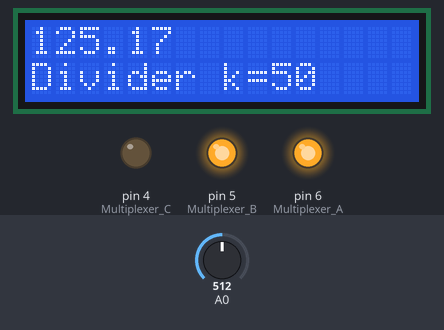
This sketch was run on a simulated Arduino Uno, built with avr-gcc and run on an emulated ATmega328P. Parts: 16×2 character LCD, output pins drawn as LEDs (lit = HIGH). The inputs (shaded band) are chosen by the test bench; at power-on: A0 = 512.

Above: at 1.2 s.
1.3 s: A0 set to 428
At 2.4 s:
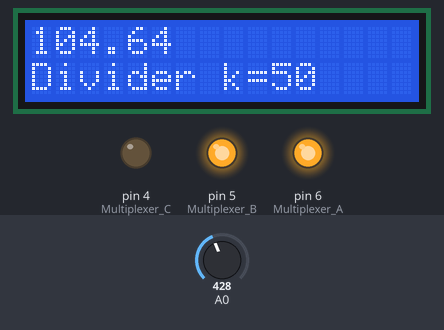
3.1 s: A0 set to 395
At 3.6 s:
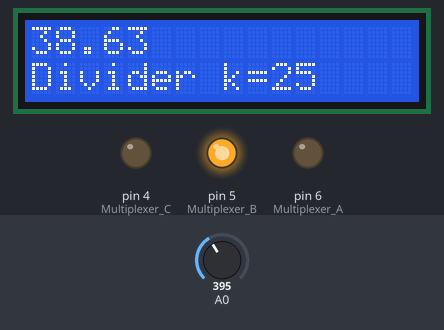
4.6 s: A0 set to 110
At 5.8 s:
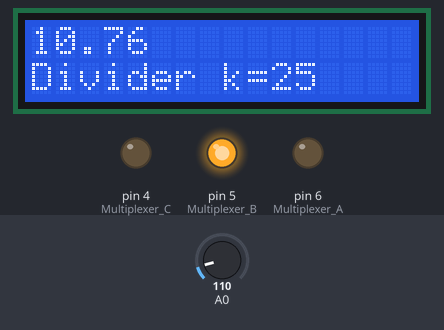
6.1 s: A0 set to 97
At 7.3 s:
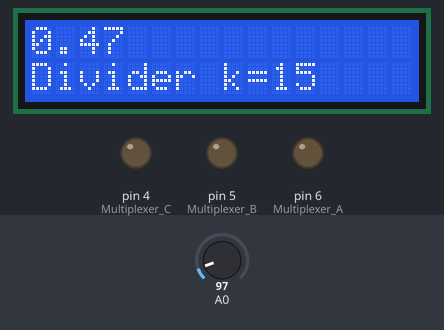
Timing chart, 0 to 8.7 s (numbered marks = the images above; inputs shaded):
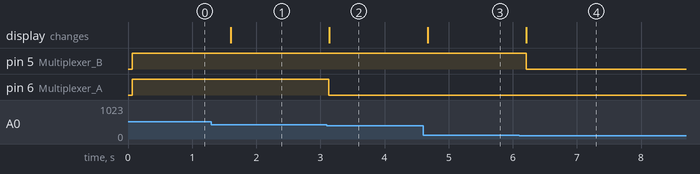

Measured:
- the behaviour switches between 410 and 409 on A0 (found by bisection; images 1 and 2)
- the behaviour switches between 103 and 102 on A0 (found by bisection; images 3 and 4)
- after the input at 1.3 s, the display: changes after 0.31 s (image 1)
- after the input at 3.1 s, pin 6 (Multiplexer_A): HIGH → LOW at once; the display: changes at once (image 2)
- after the input at 4.6 s, the display: changes after 0.08 s (image 3)
- after the input at 6.1 s, pin 5 (Multiplexer_B): HIGH → LOW after 0.11 s; the display: changes after 0.11 s (image 4)

The sketch:

Code.ino
```cpp
#include <LiquidCrystal.h>
LiquidCrystal LCD( 12, 11, 3, 2,1 ,0 );

int Multiplexer_A = 6;
int Multiplexer_B = 5;
int Multiplexer_C = 4;


float r2=10000.0;
float r3=10000.0;
float r4=25000.0;
float r5=1315.0;
float r6=50000.0;
float r7=1020.0;

float tv,rv;
int k;
float read_A0_adc(){
  int adc_voltage=analogRead(A0);
  float tmp_voltage=(adc_voltage/1023.0)*5.0;
  return tmp_voltage;
}
float real_voltage_calculation(int chanel,float tmp_voltage){
  float R_f,R_s,real_voltage;
  if(chanel==3){R_f=r6; R_s=r7;}
  if(chanel==2){R_f=r4; R_s=r5;}
  if(chanel==1){R_f=r2; R_s=r3;}
  real_voltage=tmp_voltage*(R_f+R_s)/R_s;
  return real_voltage;
}

void setup() {
  LCD.begin(16,2);
  pinMode(A0,INPUT);
  pinMode(Multiplexer_A,OUTPUT);
  pinMode(Multiplexer_B,OUTPUT);
  pinMode(Multiplexer_C,OUTPUT);
}

void loop() {
  digitalWrite(Multiplexer_A, HIGH);
  digitalWrite(Multiplexer_B, HIGH);
  digitalWrite(Multiplexer_C, LOW);

  tv=read_A0_adc();
  rv=real_voltage_calculation(3,tv);
  k=50;

  if(rv<100){
      digitalWrite(Multiplexer_A, LOW);
      tv=read_A0_adc();
      rv=real_voltage_calculation(2,tv);
      k=25;
      if (rv<10){
         digitalWrite(Multiplexer_A, HIGH);
         digitalWrite(Multiplexer_B, LOW);
          tv=read_A0_adc();
          rv=real_voltage_calculation(1,tv);
          k=2;
          if(rv<5){
            digitalWrite(Multiplexer_A, LOW);
            tv=read_A0_adc();
            rv=tv;
            k=1;
          }
      }
  }
  LCD.setCursor(0,0);
  LCD.print("                            ");
  LCD.setCursor(0,0);
  LCD.print(rv);
  LCD.setCursor(0,1);
  LCD.print("Divider k=");
  LCD.print(k);
  delay(300);
}
```
